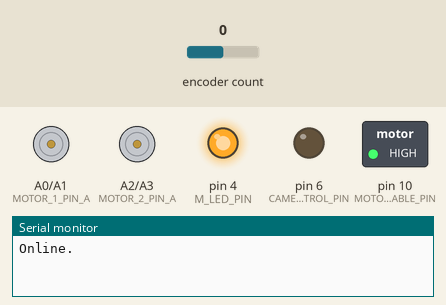
Recording of a sketch running on a simulated Arduino Uno, built with avr-gcc and run on an emulated ATmega328P. Shown: motor-driver pin pairs drawn as motors (green arrow = first pin HIGH = forward, orange = second pin HIGH = backward, longer = more drive), switched loads named in the sketch (green lamp = pin HIGH), output pins drawn as LEDs (lit = HIGH), the last lines printed to the serial monitor. The inputs (shaded band) are chosen by the test bench; at power-on: encoder count 0.

Above: at 0.1 s.
At 65.1 s:
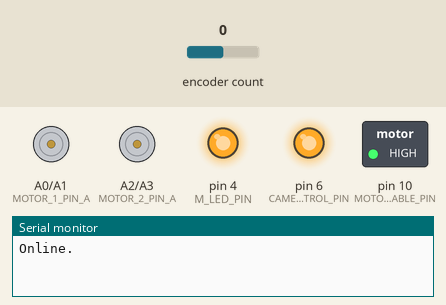
At 70.1 s:
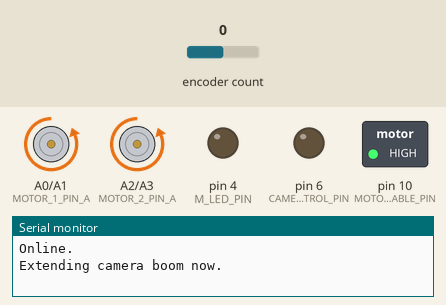
At 121.1 s:
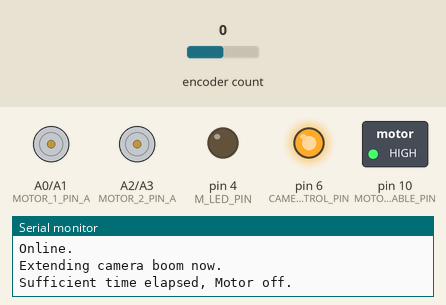
At 127.6 s:
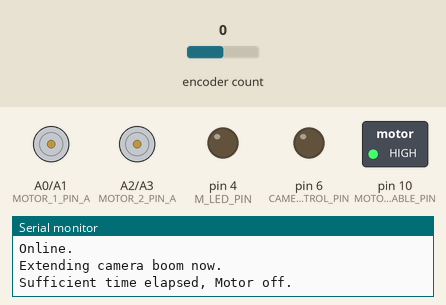
Timing chart, 0 to 130.0 s (numbered marks = the images above):
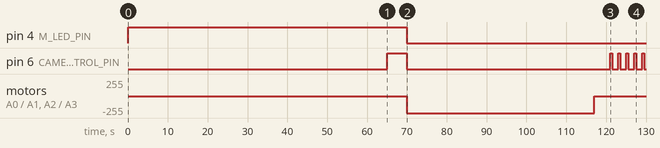

The sketch:

boom-Flight.ino
```cpp
// Boom Control Board code - FINAL FINISHED FOR FLIGHT, 5/1/21
// Drives camera boom, controls M LEDs and 360 camera.
// At least with DFRobot motor, encoder counts are negative for CW and positive for CCW rotation.

#include <Wire.h>
#include <Encoder.h> //needed from an online library

//Constants and global variables.
//define pins
#define ENCODER_1_PIN 2
#define ENCODER_2_PIN 9
#define MOTORS_ENABLE_PIN 10
#define MOTOR_1_PIN_A A0
#define MOTOR_1_PIN_B A1
#define MOTOR_2_PIN_A A2
#define MOTOR_2_PIN_B A3
#define SSR_GND 5            // Using pin 5 as a ground for SSRs
#define CAMERA_CONTROL_PIN 6 // SSR to control 360 camera pogo pins
#define M_LED_PIN 4
#define GND_CONTROL_PIN 7    // SSR to connect/disconnect GND to 360 camera
//define mechanical constants
#define REQUIRED_CAM_EXT_TIME 47000   //May need to be more than this
#define REQUIRED_CAM_RET_TIME 50000

//define global variables used in the program
volatile unsigned long encoderCounts = 0;
unsigned long cameraRotations = 0;
unsigned long cameraPosition = 0;
unsigned long camExtensionTime = 0;
unsigned long camRetractionTime = 0;
unsigned long flightTime = 0;
bool camBoomExtended = false;
volatile byte I2CreturnValue = 0;

//Setup motor encoder
Encoder myEnc(ENCODER_1_PIN, ENCODER_2_PIN);

void requestCommand(){
  I2CreturnValue = map(myEnc.read(), 0, 119000, 0, 100);
  Wire.write(I2CreturnValue);
}

void setup() {
  // Start serial for debugging, comment out for flight software
  Serial.begin(9600);
  Serial.println("Online.");

  // Start I2C for communication to master
  // Join I2C bus as a slave with address 0x05 AKA 0b0000001 AKA 5.
  Wire.begin(0x05);
  Wire.onRequest(requestCommand);

  // Setup motor driver pins
  pinMode(MOTORS_ENABLE_PIN, OUTPUT);
  pinMode(MOTOR_1_PIN_A, OUTPUT);
  pinMode(MOTOR_1_PIN_B, OUTPUT);
  pinMode(MOTOR_2_PIN_A, OUTPUT);
  pinMode(MOTOR_2_PIN_B, OUTPUT);

  // Setup input pins
  pinMode(ENCODER_1_PIN, INPUT);
  pinMode(ENCODER_2_PIN, INPUT);

  //Make sure M is off
  pinMode(M_LED_PIN, OUTPUT);
  digitalWrite(M_LED_PIN, HIGH);

  //Ensure that motors are turned off initially
  digitalWrite(MOTORS_ENABLE_PIN, HIGH);
  digitalWrite(MOTOR_1_PIN_A, LOW);
  digitalWrite(MOTOR_1_PIN_B, LOW);
  digitalWrite(MOTOR_2_PIN_A, LOW);
  digitalWrite(MOTOR_2_PIN_B, LOW);

  //Set up pins 5, 6, 7 for SSR control
  pinMode(SSR_GND, OUTPUT);
  digitalWrite(SSR_GND, LOW);
  //Make camera control pin an output
  pinMode(CAMERA_CONTROL_PIN, OUTPUT);
  digitalWrite(CAMERA_CONTROL_PIN, LOW);
  pinMode(GND_CONTROL_PIN, OUTPUT);
  digitalWrite(GND_CONTROL_PIN, LOW);
}

void loop() {
    while(millis() < 65000){ //Board powers on at T+20 so this is T+65 to compensate for that
      //Do nothing until T+85s
    }
    turnOnCamera();
    turnOnM();
    //Begin boom extension
    Serial.println("Extending camera boom now.");
    digitalWrite(13, HIGH);
    extendCamBoom();
    camExtensionTime = millis();
    while(camBoomExtended == false){
      // If sufficient time to extend the camera boom has passed, turn off the boom motor
      if(millis() > (camExtensionTime + REQUIRED_CAM_EXT_TIME)){
        digitalWrite(MOTOR_1_PIN_A, LOW);
        digitalWrite(MOTOR_1_PIN_B, LOW);
        digitalWrite(MOTOR_2_PIN_A, LOW);
        digitalWrite(MOTOR_2_PIN_B, LOW);
        Serial.println("Sufficient time elapsed, Motor off.");
        camBoomExtended = true;
      }
    }
    delay(3000); //3 second delay to make up for boom extenstion reduction from 50 to 47 secondss
    digitalWrite(13, LOW);
    delay(1000);
    //Boom extended, continue
    for(int i=0; i<30; i++){
      takePhoto();
      delay(1500);
    }
    //Put camera in transfer mode here
    //switchToTransferMode();
    //Power off camera
    //turnOffCamera();
    //delay(1000);
    //turnOnCamera();
    //Begin copying photos to Pi

    while(millis() < 255000){
      //Do nothing until T+275
    }
    retractCamBoom();
    digitalWrite(13, HIGH);
    //Update camExtensionTime to current time before entering while loop
    camRetractionTime = millis();
    //Check for complete retraction of the boom, either by time or by encoder counts
    while(camBoomExtended == true){
      Serial.println(myEnc.read());
      // If the sufficient amount of time to extend the camera boom has passed, turn off the boom motor
      if(millis() > (camRetractionTime + REQUIRED_CAM_RET_TIME)){
        digitalWrite(MOTOR_1_PIN_A, LOW);
        digitalWrite(MOTOR_1_PIN_B, LOW);
        digitalWrite(MOTOR_2_PIN_A, LOW);
        digitalWrite(MOTOR_2_PIN_B, LOW);
        Serial.println("Boom should be retracted. Stopped by time limit.");
        camBoomExtended = false;
      }
    }
    digitalWrite(13, LOW);
    digitalWrite(MOTORS_ENABLE_PIN, LOW);
    //Turn off 360 camera
    turnOffCamera();
    while(true){
      //Do nothing
    }
}

void extendCamBoom(){
  digitalWrite(MOTORS_ENABLE_PIN, HIGH);
  //If boom goes the wrong way, make pin A HIGH and pin B LOW
  digitalWrite(MOTOR_1_PIN_A, LOW); // Actually LOW
  digitalWrite(MOTOR_1_PIN_B, HIGH);// Actually HIGH
  digitalWrite(MOTOR_2_PIN_A, LOW);
  digitalWrite(MOTOR_2_PIN_B, HIGH);
  camExtensionTime = millis();
}

void retractCamBoom(){
  digitalWrite(MOTORS_ENABLE_PIN, HIGH);
  //If boom goes the wrong way, make pin A LOW and pin B HIGH
  digitalWrite(MOTOR_1_PIN_A, HIGH);
  digitalWrite(MOTOR_1_PIN_B, LOW);
  digitalWrite(MOTOR_2_PIN_A, HIGH);
  digitalWrite(MOTOR_2_PIN_B, LOW);
  camRetractionTime = millis();
}

void takePhoto(){
  digitalWrite(CAMERA_CONTROL_PIN, HIGH);
  delay(500); //100?
  digitalWrite(CAMERA_CONTROL_PIN, LOW);
}

void turnOnCamera(){
  digitalWrite(CAMERA_CONTROL_PIN, HIGH);
  delay(5000); //800
  digitalWrite(CAMERA_CONTROL_PIN, LOW);
}

void turnOffCamera(){
  digitalWrite(CAMERA_CONTROL_PIN, HIGH);
  delay(5000); //2000
  digitalWrite(CAMERA_CONTROL_PIN, LOW);
}

void switchMode(){
  digitalWrite(CAMERA_CONTROL_PIN, HIGH);
  delay(2000);
  digitalWrite(CAMERA_CONTROL_PIN, LOW);
}

void turnOnM(){
  digitalWrite(M_LED_PIN, LOW);
}

void switchToTransferMode(){
  digitalWrite(GND_CONTROL_PIN, HIGH);
}

void switchToCaptureMode(){
  digitalWrite(GND_CONTROL_PIN, LOW);
}
```

Measured:
- by itself, pin 4 (M_LED_PIN): HIGH → LOW at 70.0 s
- by itself, pin 6 (CAMERA_CONTROL_PIN): goes HIGH 5.0 s, LOW 51.0 s, 4 × (HIGH 0.50 s, LOW 1.5 s), HIGH 0.50 s, then LOW
- by itself, motor on A0 (MOTOR_1_PIN_A) / A1 (MOTOR_1_PIN_B), motor on A2 (MOTOR_2_PIN_A) / A3 (MOTOR_2_PIN_B): stopped → backward 255/255 at 70.0 s, → stopped 47.0 s later
